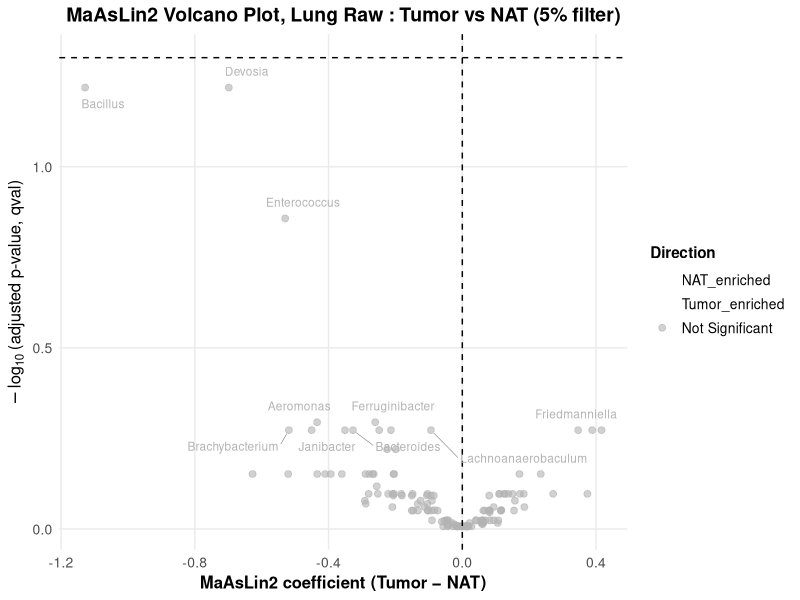
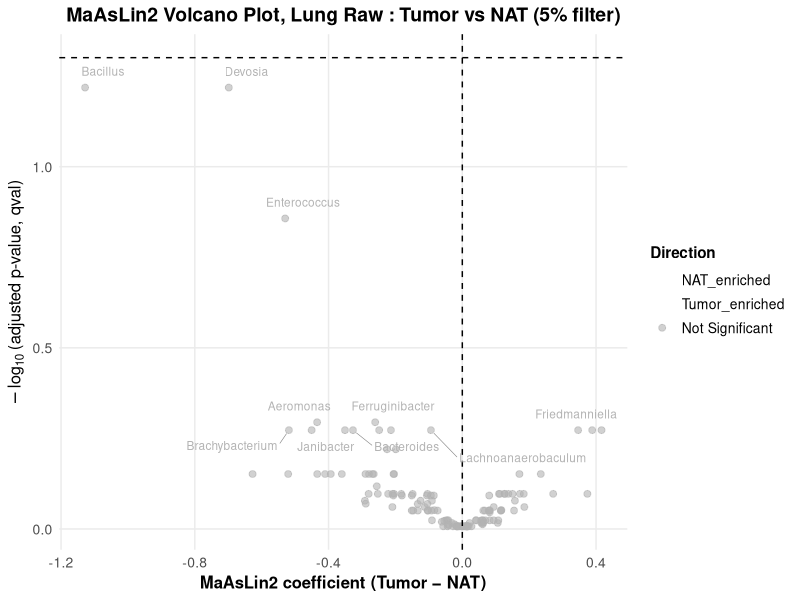
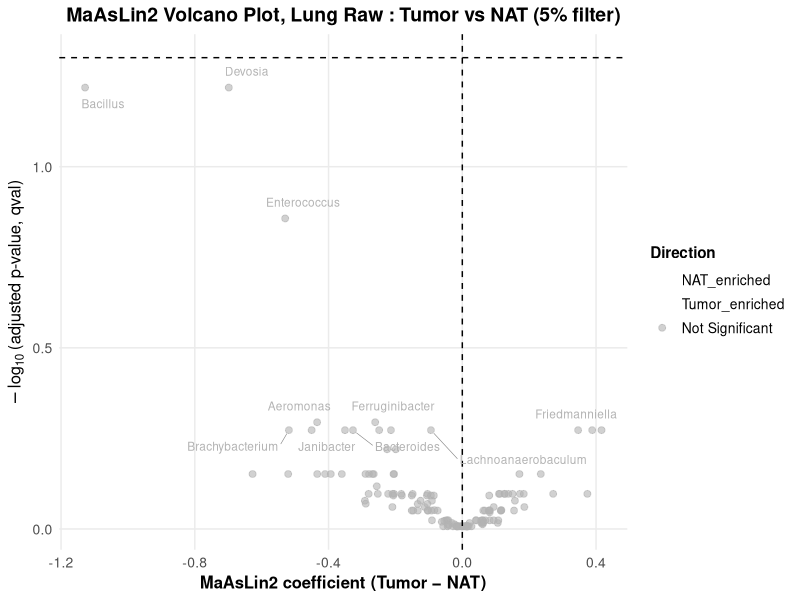

Here is the R script that generated these plots, in order:
setwd("C:/Users/sanyu/OneDrive/Desktop/Lung_new/Viz/Maaslin2")
library(ggplot2)
library(ggrepel)
library(dplyr)

# Load the data (full MaAsLin2 result table)
# Columns: feature, metadata, value, coef, stderr, N, N.not.0,
#          pval, qval, significant, direction
data <- read.csv("raw5pct.csv", header = TRUE)

# Use qval as adjusted p-value
padj_cutoff <- 0.05

data <- data %>%
  mutate(
    # adjusted p-value
    padj = qval,
    
    # y-axis: -log10(padj)
    neglog10padj = -log10(padj),
    
    # direction based on coef sign + padj
    direction_label = case_when(
      padj < padj_cutoff & coef > 0 ~ "Tumor_enriched",
      padj < padj_cutoff & coef < 0 ~ "NAT_enriched",
      TRUE                          ~ "Not Significant"
    )
  )

# Decide which genera to label:
# if any significant, label those; otherwise label top 10 by lowest padj
n_significant <- sum(data$padj < padj_cutoff, na.rm = TRUE)

if (n_significant > 0) {
  label_data <- data %>%
    filter(padj < padj_cutoff)
  cat("Found", n_significant, "significant genera to label\n")
} else {
  label_data <- data %>%
    arrange(padj) %>%
    slice_head(n = 10)
  cat("No significant genera found. Labeling top 10 by padj\n")
}

# Keep only finite values
plot_data <- data %>%
  filter(is.finite(coef), is.finite(neglog10padj))

# Ordered factor for legend
plot_data$direction_label <- factor(
  plot_data$direction_label,
  levels = c("NAT_enriched", "Tumor_enriched", "Not Significant")
)

# Colors
dir_cols <- c(
  "Tumor_enriched"  = "#E64B35",  # red
  "NAT_enriched"    = "#4DBBD5",  # blue
  "Not Significant" = "grey70"    # grey
)

# Volcano plot
volcano_maaslin <- ggplot(plot_data,
                          aes(x = coef,
                              y = neglog10padj)) +
  
  geom_point(aes(color = direction_label),
             size = 2,
             alpha = 0.6) +
  
  scale_color_manual(
    values = dir_cols,
    name   = "Direction",
    drop   = FALSE
  ) +
  
  geom_hline(
    yintercept = -log10(padj_cutoff),
    linetype   = "dashed",
    color      = "black",
    linewidth  = 0.5
  ) +
  
  geom_vline(
    xintercept = 0,
    linetype   = "dashed",
    color      = "black",
    linewidth  = 0.5
  ) +
  
  geom_text_repel(
    data = label_data,
    aes(label = feature, color = direction_label),
    size          = 3,
    max.overlaps  = 20,
    box.padding   = 0.5,
    point.padding = 0.3,
    segment.color = "grey50",
    segment.size  = 0.2,
    show.legend   = FALSE
  ) +
  
  labs(
    title = "MaAsLin2 Volcano Plot, Lung Raw : Tumor vs NAT (5% filter)",
    x     = "MaAsLin2 coefficient (Tumor − NAT)",
    y     = expression(-log[10]~"(adjusted p-value, qval)")
  ) +
  
  theme_minimal() +
  theme(
    plot.title       = element_text(hjust = 0.5, face = "bold", size = 14),
    axis.title       = element_text(size = 12, face = "bold"),
    axis.text        = element_text(size = 10),
    legend.title     = element_text(size = 11, face = "bold"),
    legend.text      = element_text(size = 10),
    legend.position  = "right",
    panel.grid.minor = element_blank()
  )

# Show plot
print(volcano_maaslin)

# Save plot
ggsave("vpraw5pct_maaslin.png", plot = volcano_maaslin,
       width = 10, height = 8, dpi = 300)
ggsave("vpraw5pct_maaslin.pdf", plot = volcano_maaslin,
       width = 10, height = 8)
